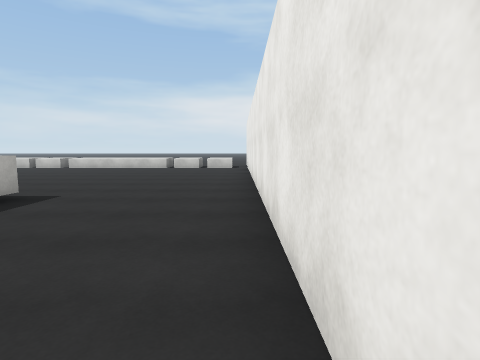
[1] (above)

18 first-person views from a walk through a 3-D level made in the Unity game engine. The camera is 1.5 m above the floor, tilts 6° down and sees 80° across. Doors are open. The floor is counted in squares, 2 m on a side. Each view is taken from the middle of a square. On the plan, view 1 faces up. The plan holds only what a view shows up to about 10 squares ahead; the rest is blank. The place goes on beyond the plan. The player character is not drawn. Some animated figures are left out. Some surface patterns are stand-ins.

[2]
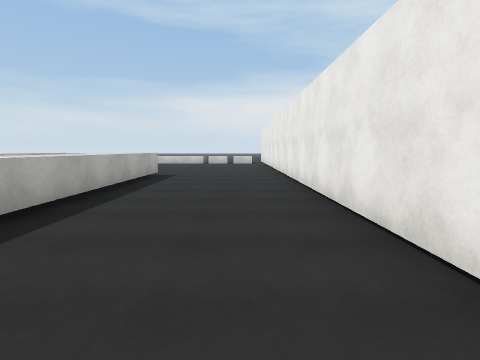

[3]
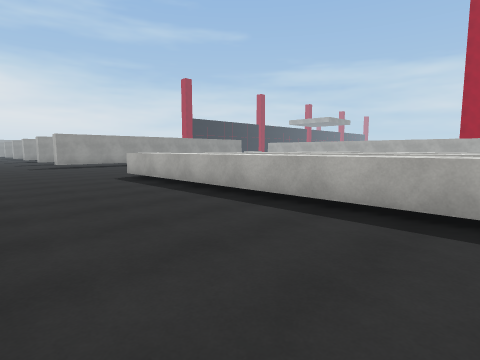

[4]
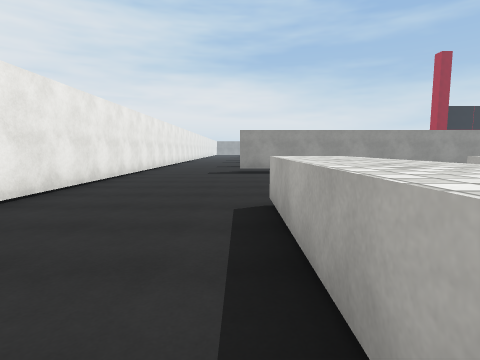

[5]
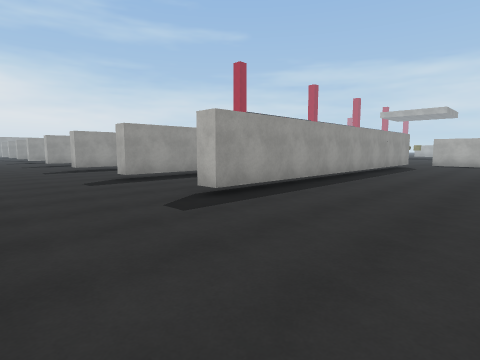

[6]
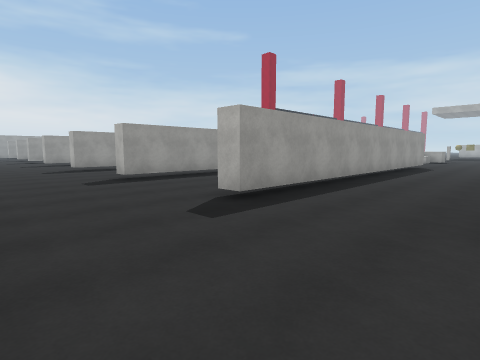

[7]
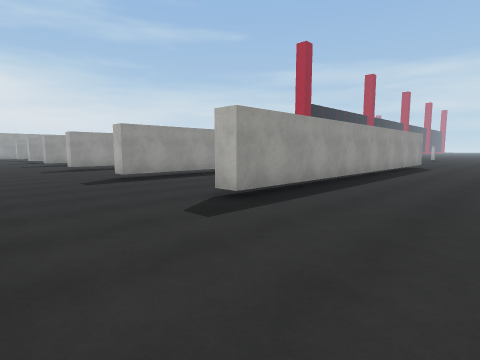

[8]
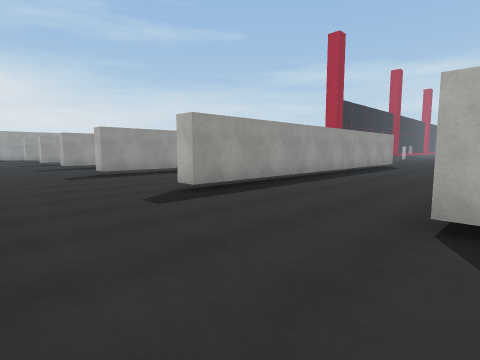

[9]
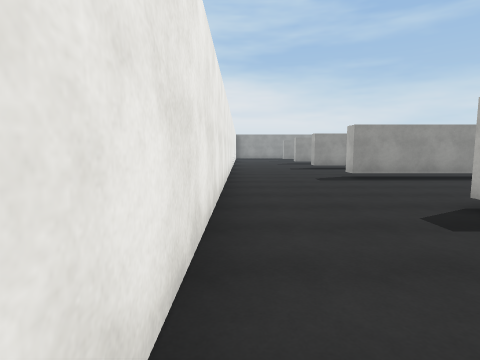

[10]
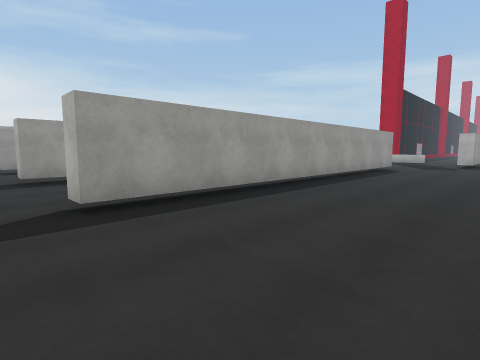

[11]
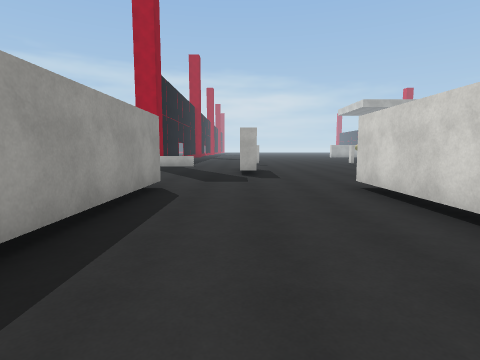

[12]
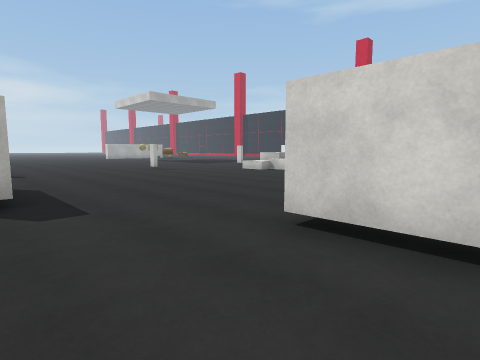

[13]
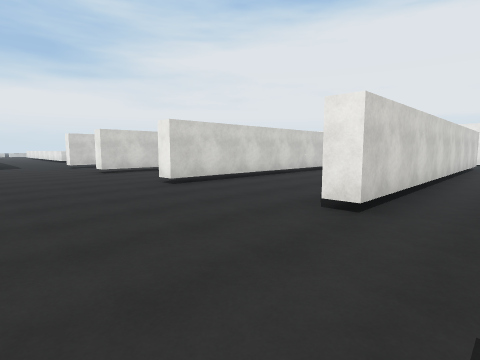

[14]
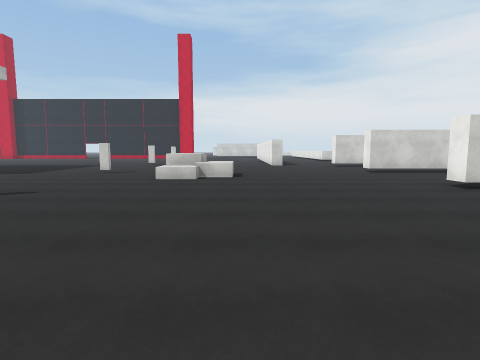

[15]
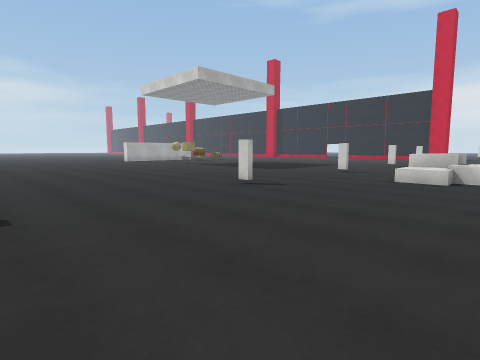

[16]
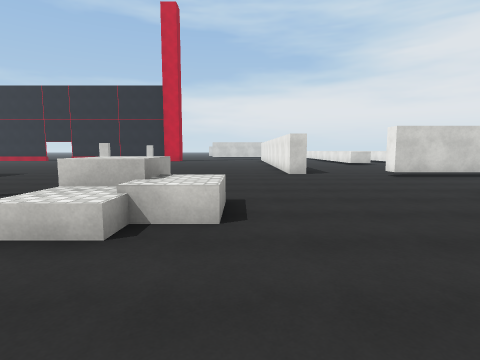

[17]
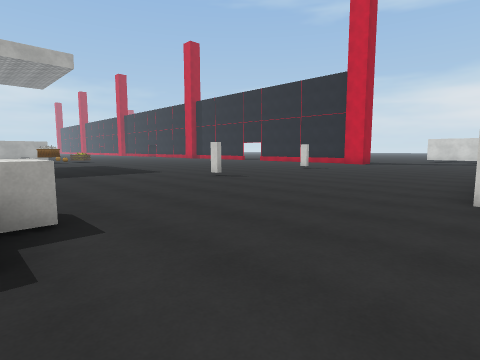

[18]
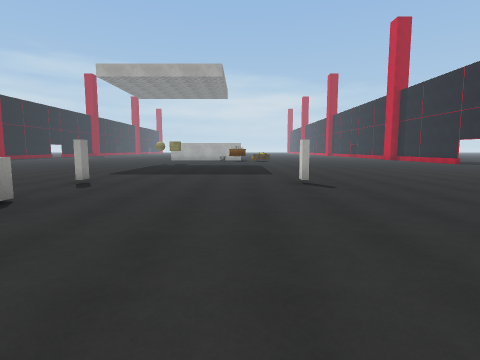

### Floor plan
Key: @ floor where view 1 was taken; # wall or solid block; . floor; ^ raised ledge; O other object.
Columns run from 26 left of view 1 to 1 right of it. Each row starts with its distance up from view 1.
 10                    ........#
  9                    ........#
  8                     .......#
  7                      ......#
  6                      ......#
  5                       .....#
  4                     ^ ^....#
  3                    ^^ ^....#
  2                     ^ ^....#
  1                       ^....#
  0                  ^ ^^ ^...@#
 -1                  ^  ^ ^....#
 -2                  ^ ^^ ^....#
 -3                     ^ ^....
 -4                     ^ ^....
 -5         ..          ^ ^....
 -6 ...    ...         ^^ ^....
 -7 ....  ....            ^....#
 -8 ..........            .....#
 -9 ..........          .......#
-10 ..........    .............#
-11 ..........#................#
-12 ....#.....#................#
-13 .............###########...#
-14 ...........................
-15 ...........................
-16 .............###########...
-17 ....#.OOO......  ..........
-18 ......OOO..................
-19 ...........................
-20 .............###########...
-21 ....#......................#
-22 ...........................#
-23 ...........................#
-24 .............###########...#
-25 ...........................#
-26   .. ......................#
-27          #.................#
-28         ...................#
-29         .....###########...#
-30                    ........#
-31                        ....

Positions as (right, up) in squares from view 1, and headings:
1: (0, 0), facing up
2: (-1, -4), facing up
3: (0, 1), facing down-left
4: (-3, -3), facing down
5: (0, -9), facing down-left
6: (0, -13), facing down-left
7: (0, -17), facing down-left
8: (0, -20), facing down-left
9: (0, -21), facing down
10: (-2, -25), facing down-left
11: (-8, -27), facing left
12: (-12, -27), facing up-left
13: (-17, -26), facing up-right
14: (-18, -26), facing up
15: (-18, -26), facing up-left
16: (-18, -21), facing up
17: (-16, -17), facing up-left
18: (-16, -13), facing left
